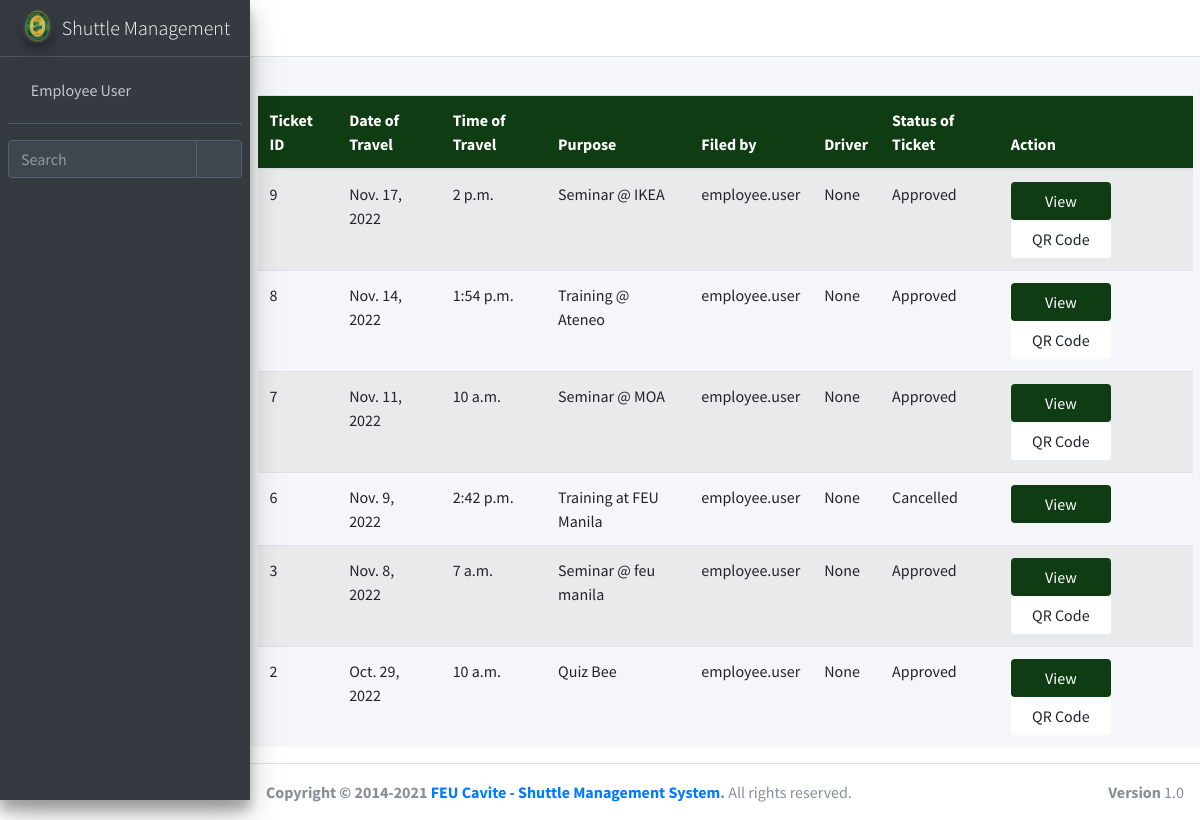
/ticket/record/ (signed in), run on the app's committed database.
### ticket/models.py (models this page shows, shortened)
class Tickets(models.Model):
    ticket_id = models.AutoField(primary_key=True)
    start_date = models.DateField(blank=True, null = True)
    start_time = models.TimeField(blank=True, null = True)
    arrival_time = models.TimeField(blank=True, null = True)
    date_filed = models.DateTimeField(blank=True, null = True, auto_now_add=True)
    description = models.CharField(max_length=255, blank=True, null = True)
    destination = models.CharField(max_length=255, blank=True, null = True)
    driver = models.ForeignKey(shuttle_driver, null=True, blank=True, on_delete=models.CASCADE)
    email = models.CharField(max_length=255, blank=True, null = True)
    ticket_status = models.ForeignKey(Ticket_status, null=True, blank=True, on_delete=models.CASCADE)
    cancel_reason = models.CharField(max_length=255, blank=True, null = True)
    qr_code = models.ImageField(upload_to = 'uploads/', blank = True, null = True)
    user = models.ForeignKey(User, null=True, blank=True, on_delete=models.CASCADE)
    approved_by = models.CharField(max_length=255, blank=True, null = True)

class Ticket_status(models.Model):
    ticket_status_id = models.AutoField(primary_key=True)
    ticket_status = models.CharField(max_length=255, blank=True, null = True)
    def __str__(self):
        return str(self.ticket_status)

### ticket/views.py (the view)
# urls.py: path('record/', views.record, name='ticket-record'),
def record(request):
	query = {
		'list': Tickets.objects.filter(user = request.user).order_by('-ticket_id')
	}
	return render(request, 'ticket/record.html', query)

### ticket/templates/ticket/record.html (shortened to what this page needs)
{% extends 'ticket/popupbase.html' %}
{% block content %}
{% load crispy_forms_tags %}
{% load static %}
<div class="container-fluid">
	<center>
		<table class="table table-striped">
			<thead class="thead-custom">
				<th>Ticket ID</th>
				<th>Date of Travel</th>
				<th>Time of Travel</th>
				<th>Purpose</th>
				<th>Filed by</th>
				<th>Driver</th>
				<th>Status of Ticket</th>
				<th>Action</th>
			</thead>
			{% for items in list %}
			<tr>
				<td>
					{{items.ticket_id}}
				</td>
				<td>
					{{items.start_date}}
				</td>
				<td>
					{{items.start_time}}
				</td>
				<td>
					{{items.description}}
				</td>
				<td>
					{{items.user}}
				</td>
				<td>
					{{items.driver}}
				</td>
				<td>
					{{items.ticket_status}}
				</td>
				<td>
					<a class="btn btn-success1 bt-c" onclick="window.open('/ticket/view_ticket/{{items.ticket_id}}','popupticket','width=950,height=600'); return false;">
                             View
                          </a>
				{% if items.ticket_status_id == 2 %}
						<a href="/media/{{items.qr_code}}" target = "_blank"class="btn btn-primary1 bt-c">QR Code</a>
				{% endif %}
				</td>
			</tr>
			{% endfor %}
		</table>
	</center>
</div>
{% endblock content %}

### ticket/templates/ticket/popupbase.html (shortened to what this page needs)
{% load static %}
<!DOCTYPE html>
<html lang="en">
<head>
  <link rel="stylesheet" href="{% static 'basetemp/plugins/fontawesome-free/css/all.min.css' %}">
  <link rel="stylesheet" href="https://code.ionicframework.com/ionicons/2.0.1/css/ionicons.min.css">
  <link rel="stylesheet" href="{% static 'basetemp/plugins/tempusdominus-bootstrap-4/css/tempusdominus-bootstrap-4.min.css' %}">
  <link rel="stylesheet" href="{% static 'basetemp/plugins/icheck-bootstrap/icheck-bootstrap.min.css' %}">
  <link rel="stylesheet" href="{% static 'basetemp/plugins/jqvmap/jqvmap.min.css' %}">
  <link rel="stylesheet" href="{% static 'basetemp/dist/css/adminlte.min.css' %}">
  <link rel="stylesheet" href="{% static 'basetemp/plugins/overlayScrollbars/css/OverlayScrollbars.min.css' %}">
  <link rel="stylesheet" href="{% static 'basetemp/plugins/daterangepicker/daterangepicker.css' %}">
  <link rel="stylesheet" href="{% static 'basetemp/plugins/summernote/summernote-bs4.min.css' %}">
</head>
<body class="hold-transition sidebar-mini layout-fixed">
<div class="wrapper">
  <nav class="main-header navbar navbar-expand navbar-white navbar-light">
    <ul class="navbar-nav">
      <li class="nav-item">
        <a class="nav-link" data-widget="pushmenu" href="#" role="button"><i class="fas fa-bars"></i></a>
      </li>
      <li class="nav-item d-none d-sm-inline-block">
        <a href="#" class="nav-link"></a>
      </li>
    </ul>
    <ul class="navbar-nav ml-auto">
      <li class="nav-item">
        <a class="nav-link" data-widget="fullscreen" href="#" role="button">
          <i class="fas fa-expand-arrows-alt"></i>
        </a>
      </li>
    </ul>
  </nav>
  <aside class="main-sidebar sidebar-dark-primary elevation-4">
    <a href="/" class="brand-link">
      <img src="{% static 'shuttle/feulogo.png' %}" alt="AdminLTE Logo" class="brand-image img-circle elevation-3" style="opacity: .8">
      <span class="brand-text font-weight-light">Shuttle Management</span>
    </a>
    <div class="sidebar">
      <div class="user-panel mt-3 pb-3 mb-3 d-flex">
        <div class="image">
        </div>
        <div class="info">
          <a href="#" class="d-block">{{user.get_full_name}}</a>
        </div>
      </div>
      <div class="form-inline">
        <div class="input-group" data-widget="sidebar-search">
          <input class="form-control form-control-sidebar" type="search" placeholder="Search" aria-label="Search">
          <div class="input-group-append">
            <button class="btn btn-sidebar">
              <i class="fas fa-search fa-fw"></i>
            </button>
          </div>
        </div>
      </div>
    </div>
  </aside>
  <div class="content-wrapper">
    <div class="content-header">
    </div>
    {% block content %}
    {% endblock content %}
  </div>
  <footer class="main-footer">
    <strong>Copyright &copy; 2014-2021 <a href="#">FEU Cavite - Shuttle Management System</a>.</strong>
    All rights reserved.
    <div class="float-right d-none d-sm-inline-block">
      <b>Version</b> 1.0
    </div>
  </footer>
</div>
</body>
</html>

### ticket/templates/ticket/record.html (style rules this page uses)
.bt-c { width: 100px; }
.btn-success1, .btn-success1:hover, .thead-custom { background-color: #103C14; color: white; }
.btn-primary1 { background-color: white; }

### data on the page
Tickets: ticket_id "9", start_date "Nov. 17, 2022", start_time "2 p.m.", description "Seminar @ IKEA", user "employee.user", driver "None", ticket_status "Approved"
Tickets: ticket_id "8", start_date "Nov. 14, 2022", start_time "1:54 p.m.", description "Training @ Ateneo", user "employee.user", driver "None", ticket_status "Approved"
Tickets: ticket_id "7", start_date "Nov. 11, 2022", start_time "10 a.m.", description "Seminar @ MOA", user "employee.user", driver "None", ticket_status "Approved"
Tickets: ticket_id "6", start_date "Nov. 9, 2022", start_time "2:42 p.m.", description "Training at FEU Manila", user "employee.user", driver "None", ticket_status "Cancelled"
Tickets: ticket_id "3", start_date "Nov. 8, 2022", start_time "7 a.m.", description "Seminar @ feu manila", user "employee.user", driver "None", ticket_status "Approved"
Tickets: ticket_id "2", start_date "Oct. 29, 2022", start_time "10 a.m.", description "Quiz Bee", user "employee.user", driver "None", ticket_status "Approved"

### other printed values
{{ user.get_full_name }} "Employee User"
